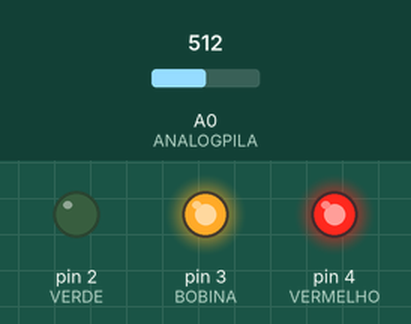
This sketch was run on a simulated Arduino Uno, built with avr-gcc and run on an emulated ATmega328P. Parts: output pins drawn as LEDs (lit = HIGH). Inputs (shaded band) come from the test bench; at power-on: A0 (ANALOGPILA) = 512. What the sketch prints to the serial monitor is not drawn.

Above: at 0.1 s.
Timing chart, 0 to 1.6 s (numbered marks = the images above):
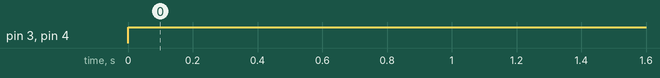

Measured:
- by itself, pin 3 (BOBINA), pin 4 (VERMELHO): LOW → HIGH at 0.00 s

The sketch:

VoltmeterArduino.ino
```cpp
/* Autor: Paulo Borges
 * Data: 02 setembro de 2018
 * E-mail: paulo2cs@gmail.com
 */

// Rótulo das entradas/saídas físicas
#define VERDE 2
#define BOBINA 3
#define VERMELHO 4
#define ANALOGPILA 0
#define MONITORIA true

// Delay(milisegundos) para o julgamento de chaveamento.
#define TEMPO_ADICIONAL 1000

// Variáveis
unsigned long TEMPO_MARCADO = 0;
int entradaAnalogica;
float tensaoEntradaArduino = 0;
float tensaoSaidaBateria;
float tensaoValorAproximado;

const float tensaoAlimentacao = 4.6; /* Típica tensão de alimentação, sujeita a mudança dependente
do nível utilizado na shield. */
const float R1 = 7.5;
const float R2 = 30.0;
int aceito = 0, negado = 0;
bool resultado;

// Para definição dos limites, edite aqui c/ apenas uma casa decimal após a vírgula.
float limiteAlto = 14.0;
float limiteBaixo = 12.7;
float limiteMuitoBaixo = 1.0;

void setup() {
  // Iniciamos 0 monitor serie
#if MONITORIA
  Serial.begin(9600);
#endif
  // Los pinos de LED en modo salida
  pinMode(VERDE, OUTPUT);
  pinMode(BOBINA, OUTPUT);
  pinMode(VERMELHO, OUTPUT);
}

void loop() {
  // Leitura do valor de entrada analógica
  entradaAnalogica = analogRead(ANALOGPILA);
  /*Cálculo para a obtensão de valor que provêm do divesor de tensão(0~4,71Volts).
    Resultado com 2 casa decimais  */
  tensaoEntradaArduino = ((entradaAnalogica * tensaoAlimentacao) / 1024);
  /*Cálculo matemático envolvendo o valor do divisor de tensão p/ encontrar o valor da bateria.
    Resultado com 2 casa decimais  */
  tensaoSaidaBateria = tensaoEntradaArduino * ((R1 + R2) / R1);
  /*Cálculo matemático p/ equivalência do valor medido no arduino com valor registrado no display.
    Resultado com 1 casa decimal  */
  tensaoValorAproximado = tensaoSaidaBateria * 10;
  tensaoValorAproximado = round(tensaoValorAproximado);
  tensaoValorAproximado /= 10;

  /*Mostrando o resultado na saída serial p/ acompanhamento em tempo real.*/
#if false
  Serial.print("VOLT: ");
  Serial.println(tensaoValorAproximado);
#endif

  if ((millis() > (TEMPO_MARCADO + TEMPO_ADICIONAL)) || (millis() < TEMPO_MARCADO)) {

    /* Julgando a condição de medição por relação de medidas acima ou abaixo do limite analógico estabelecido.*/
    if (aceito > negado)
      resultado = true;
    else
      resultado = false;

    /*Mostrando na porta serial o resultado p/ acompanhamento em tempo real, sob as seguintes condições:
       Positivo - Quer dizer que a leitura analógica esteve em niveis "aceitáveis" por mais tempo;
       Negativo - Quer dizer que a leitura analógica esteve em niveis "inaceitáveis" por mais tempo.
    */
#if MONITORIA
    Serial.print("Resultado: ");
    Serial.print(((resultado == true) ? "Positivo " : "Negativo "));
    Serial.print(aceito);
    Serial.print("/");
    Serial.print(negado);
    Serial.print("\t");
    Serial.print(tensaoSaidaBateria);
    Serial.print("/");
    Serial.print(tensaoValorAproximado);
    Serial.println("Volt(s)");
#endif

    /*Limpeza dos marcadores e contadores p/ uma nova leitura durante o tempo determinado.*/
    TEMPO_MARCADO = millis();
    aceito = 0 ; negado = 0;
  }
  else {
    if (tensaoValorAproximado >= limiteBaixo && tensaoValorAproximado < limiteAlto) {
      aceito++;
    }
    else {
      negado++;
    }
  }

  /*Chaveamento das saídas físicas de acordo com o valor booleano presente na variável "resultado".*/
  if (resultado) {
    digitalWrite(VERDE, HIGH);
    digitalWrite(BOBINA, LOW);
    digitalWrite(VERMELHO, LOW);
  }
  else {
    digitalWrite(VERDE, LOW);
    digitalWrite(BOBINA, HIGH);
    digitalWrite(VERMELHO, HIGH);
  }

}
```
